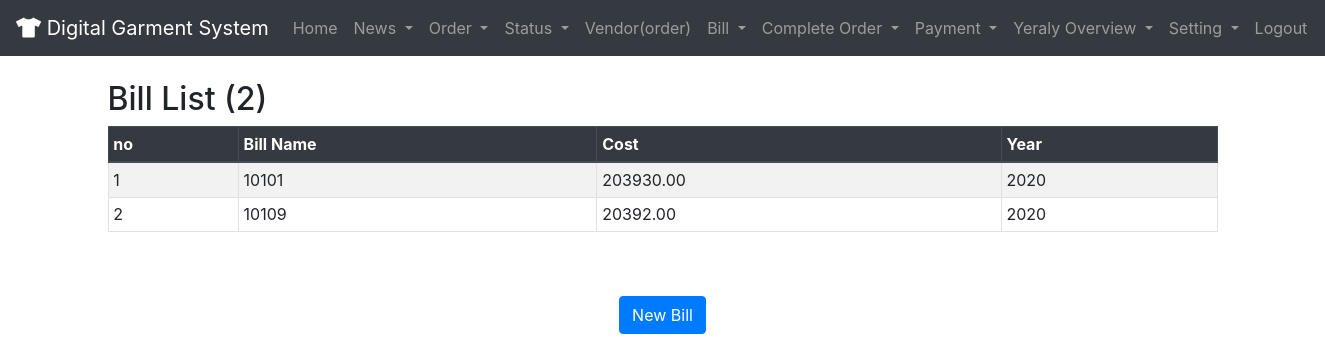
Page /accounting/bill_list/ (signed in) on the earlier database version.
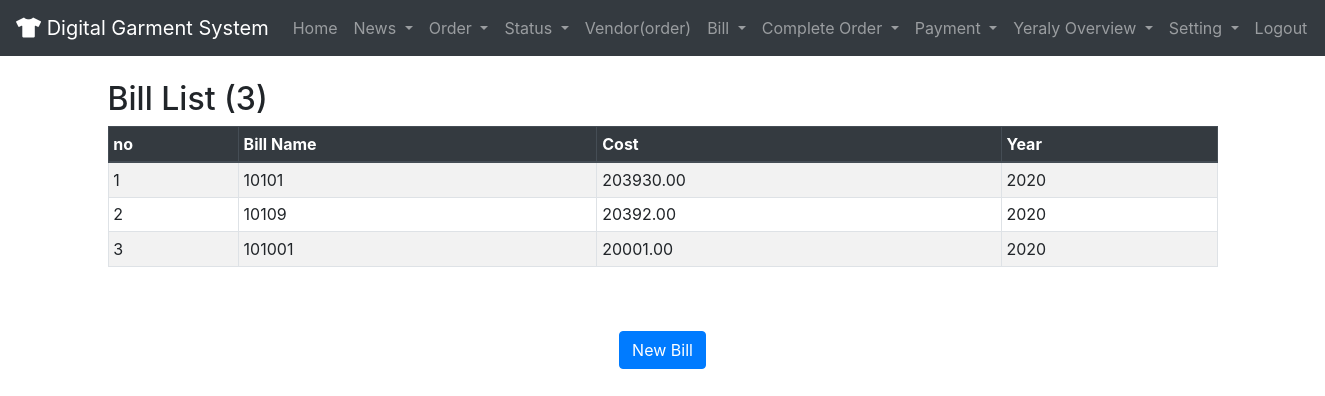
Same page on the later database version.
### accounting/models.py (models this page shows)
class Bill(models.Model):
    user = CurrentUserField()
    bill_name = models.CharField(max_length=200, blank=True,null=True, verbose_name="Bill Name or Code")
    cost = models.DecimalField(max_digits=10, decimal_places=2,null= True,blank = True)
    year =  models.PositiveIntegerField(null= True,blank= True)
    Created_at = models.DateTimeField(auto_now_add=True, null=True)
    Updated_at= models.DateTimeField(auto_now=True)

### accounting/views.py (the view)
# urls.py: path('bill_list/',show_billing_list,name='bill_list'),
@login_required(login_url="/")
def show_billing_list(request):
    bill = Bill.objects.all()
    return render(request,"bill_list.html",{'bill': bill})

### accounting/cp.py (called while the page is built)
def yoverview(request):
    q=Completed_Order.objects.values_list('year',flat=True).order_by('year').distinct()
    return({'q':q})

### templates/bill_list.html (shortened to what this page needs)
{% extends 'base.html' %}
{% load crispy_forms_tags %}
{% block content %}
<div class="container">
{% if bill.count < 1 %}
<h2 style="margin-left:40%;">Nothing to show</h2>
{% else %}
<h2> Bill List ({{bill.count}})</h2>
<table class="table table-striped table-bordered table-sm">
    <thead class="thead-dark">
    <tr>
        <th>no</th>
        <th>Bill Name</th>
        <th>Cost</th>
        <th>Year</th>
    </tr>
    </thead>
    <tbody>
      {% for bill in bill %}
    <tr>
        <td>{{forloop.counter}}</td>
        <td>{{bill.bill_name}}</td>
        <td>{{bill.cost}}</td>
        <td>{{bill.year}}</td>
    </tr>
    {% endfor %}
    </tbody>
</table>
<br>
<br>
{%if not seller%}
<center><a href="{% url 'controller:accounting:billcreate' %}" ><button class="btn btn-primary"> New Bill </button></a></center>
{%endif%}
{%endif%}
</div>
{% endblock %}

Differences in the rows shown:
added Bill: bill_name "101001", cost "20001.00", year "2020"
Other differences:
{{ bill.count }}: "2" → "3"
